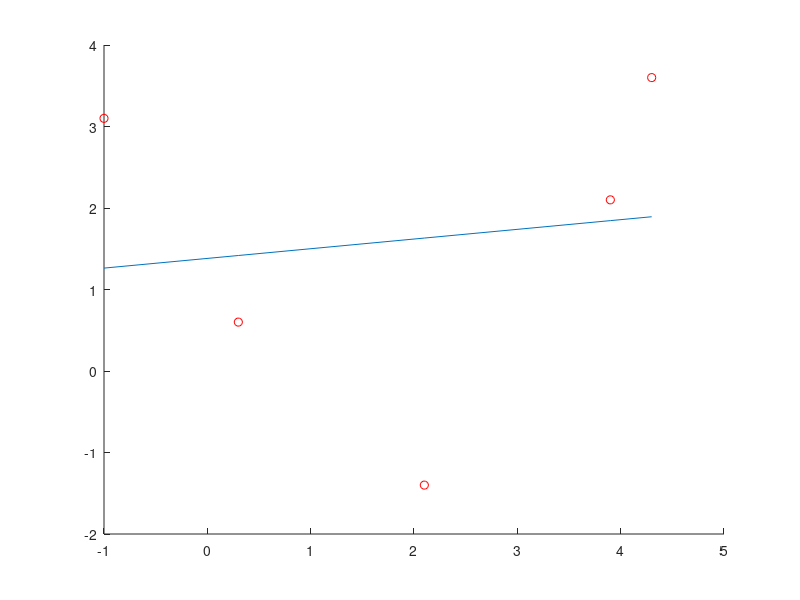
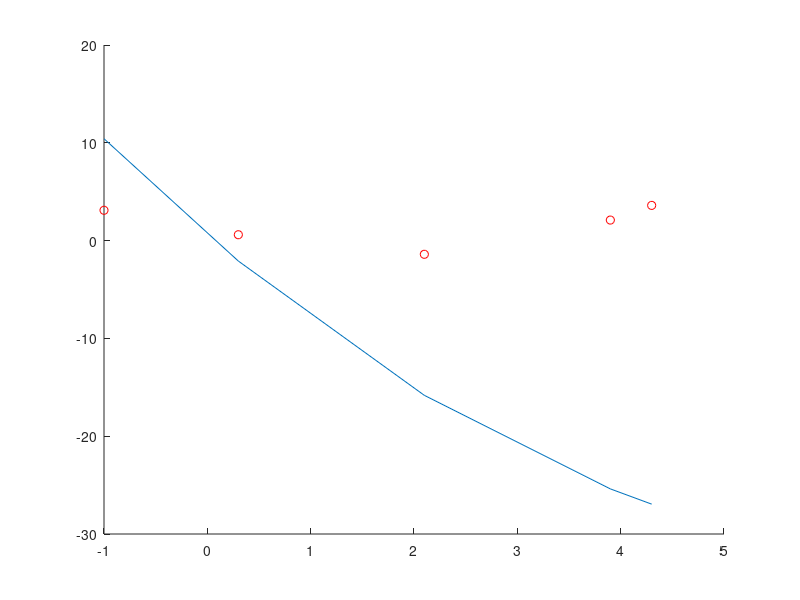
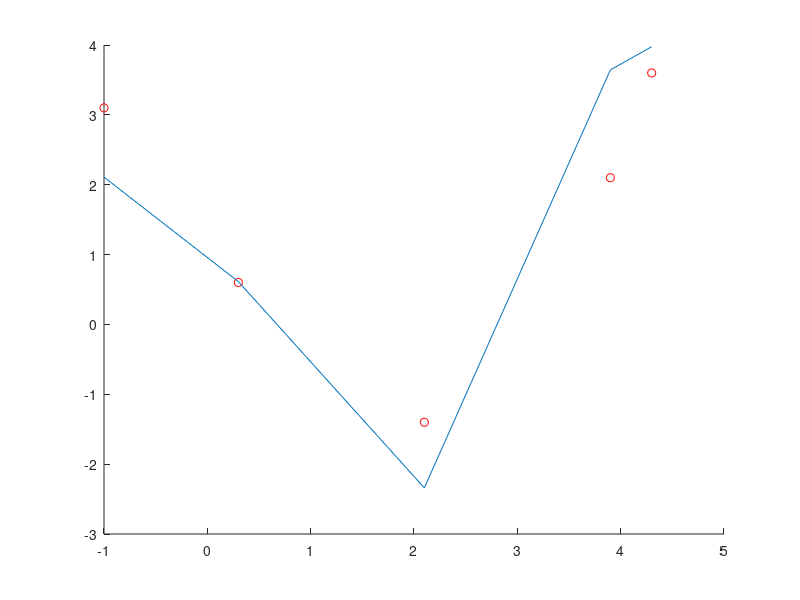

Write the MATLAB code that produced these figures, in order.
x = [-1,0.3,2.1,3.9,4.3];
y = [3.1,0.6,-1.4,2.1,3.6];
p1 = @(x) 1.38148 + 0.11888.*x;
p2 = @(x) 0.642916.*x.^2-9.171531.*x+0.603506
p3 = @(x) 0.8178-2.6322*sin(x)+1.0159*sin(2.*x)
figure(1)
hold on
plot(x,y,'ro');
plot(x,p1(x));
hold off

figure(2)
hold on
plot(x,y,'ro');
plot(x,p2(x));
hold off

figure(3)
hold on
plot(x,y,'ro');
plot(x,p3(x));
hold off


%y(1)*0.1779+y(2)*0.2407+y(3)*0.3587+y(4)*0.1182+y(5)*0.1044
%y(1)*-0.1986+y(2)*0.2055+y(3)*0.4842-y(4)*0.2045-y(5)*0.2868
%y(1)*-0.2814+y(2)*0.1181-y(3)*0.3305+y(4)*0.28233+y(5)*0.2116
%ans = 0.8178
%ans = -2.6322
%ans = 1.0159

